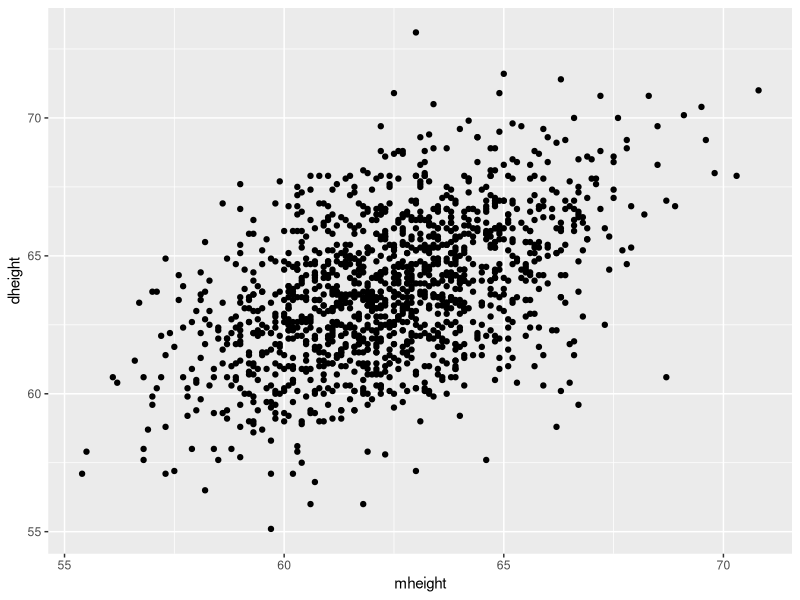
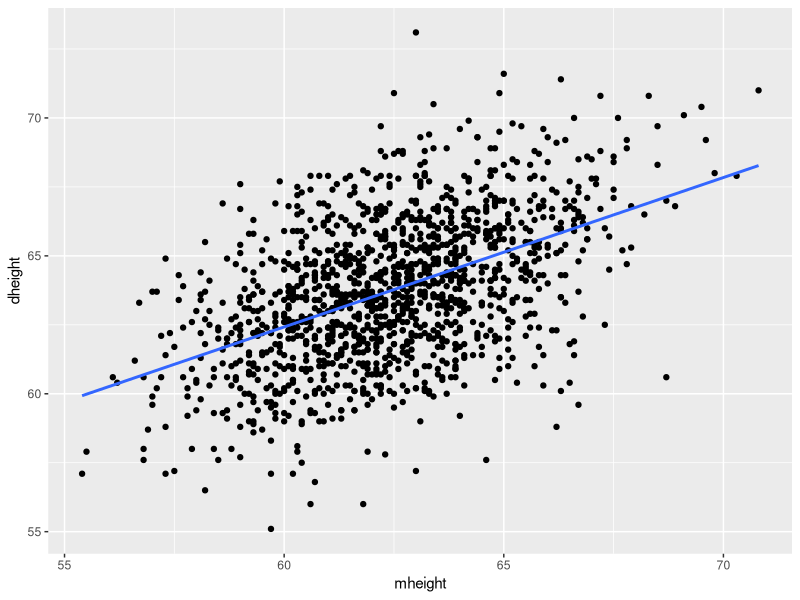
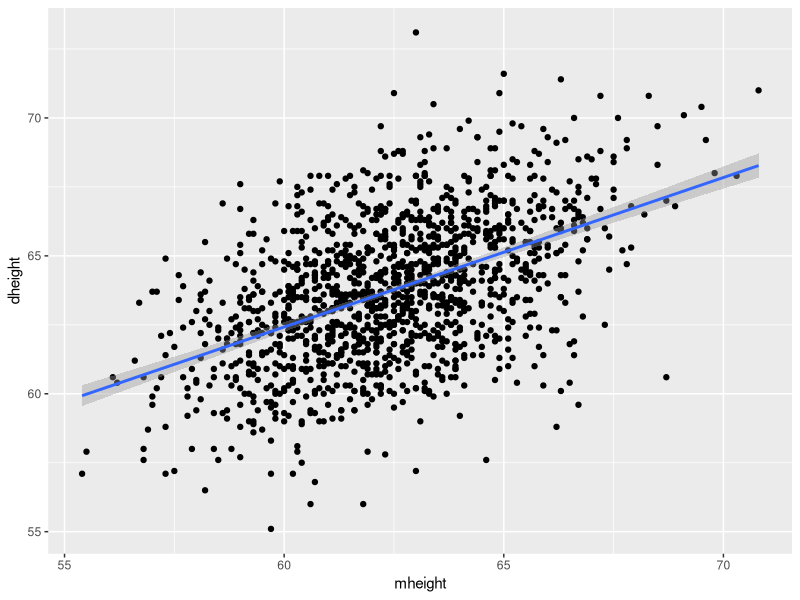
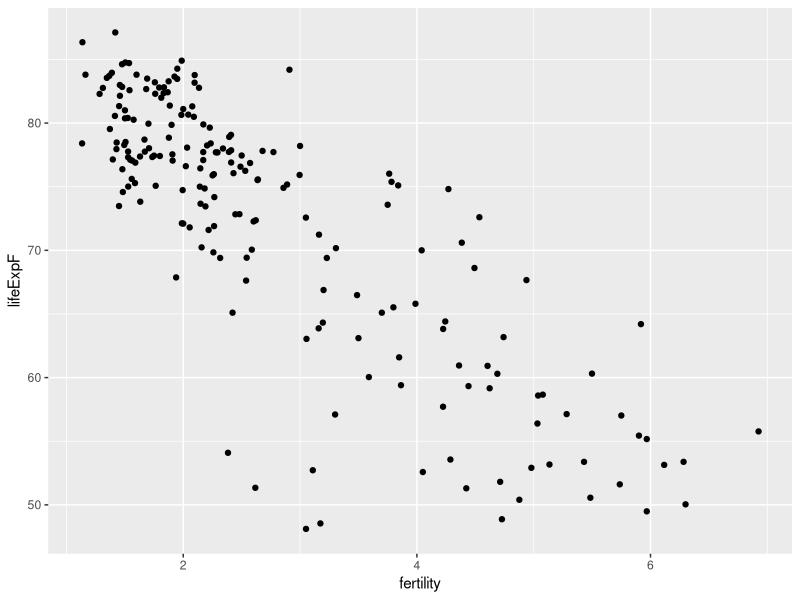
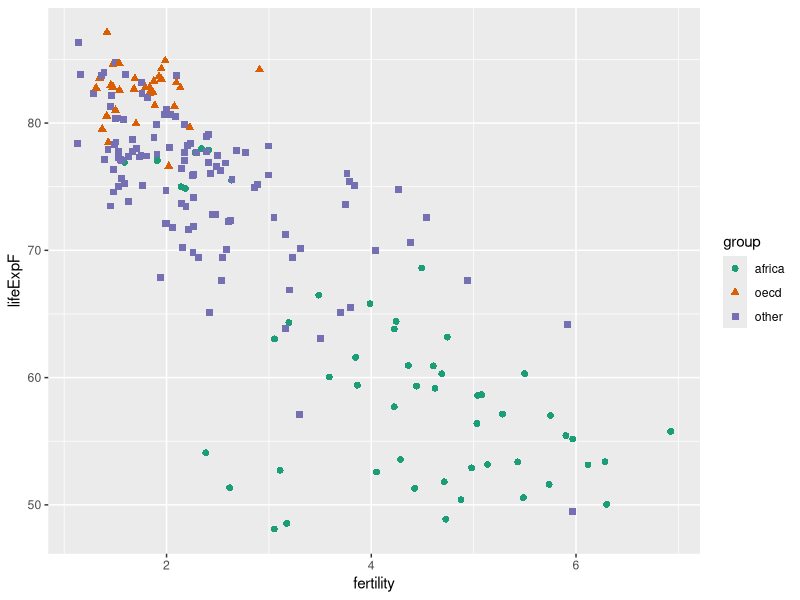
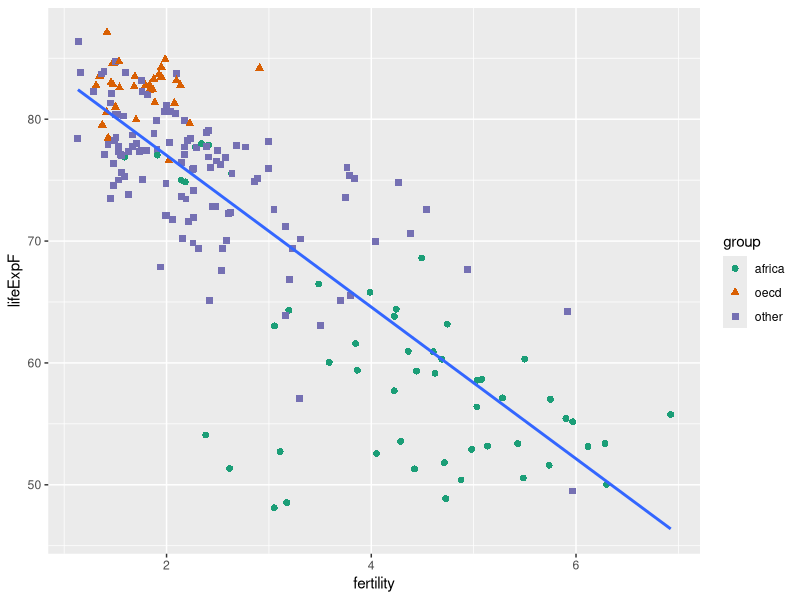

R code for these plots, in order:
library(tidyverse)

# Get the data --------------------------

heights <- read_csv("heights.csv")
UN11 <- read_csv("UN11.csv")

# Heights -------------------------------

# scatterplot of daughters' heights versus mothers' heights:
ggplot( heights, aes(x=mheight, y=dheight)) + 
  geom_point()

# add the regression line to the scatterplot (no confidence bands):
ggplot( heights, aes(x=mheight, y=dheight)) + 
  geom_point() +
  geom_smooth(method="lm", level=0)

# add the regression line to the scatterplot (with confidence bands):
ggplot( heights, aes(x=mheight, y=dheight)) + 
  geom_point() +
  geom_smooth(method="lm")

# get the regression equation (basic):
lm( dheight ~ mheight, data=heights)

# get the regression equation (more info. and diagnostics):
heights.fit <- lm( dheight ~ mheight, data=heights)
summary(heights.fit)

# compute the correlation coefficient
cor( heights$mheight, heights$dheight )

# United Nations data --------------------

# scatterplot of life expectancy versus fertility
ggplot( UN11, aes(x=fertility, y=lifeExpF)) +
  geom_point()

# scatterplot of life expectancy versus fertility, with point shapes/colors 
#   determined by group (OECD, Other, Africa)
ggplot( UN11, aes(x=fertility, y=lifeExpF)) +
  geom_point( aes(shape=group, color=group), size=2 ) +
  scale_color_brewer(palette = "Dark2")

# scatterplot of life expectancy versus fertility, with point shapes/colors 
#   determined by group (OECD, Other, Africa) and regression line
ggplot( UN11, aes(x=fertility, y=lifeExpF)) +
  geom_point( aes(shape=group, color=group), size=2 ) +
  scale_color_brewer(palette = "Dark2") +
  geom_smooth(method="lm", level=0)

# get the regression equation (basic):
lm( lifeExpF ~ fertility, data=UN11)

# get the regression equation (more info. and diagnostics):
un.fit <- lm( lifeExpF ~ fertility, data=UN11)
summary(un.fit)

# compute the correlation coefficient
cor( UN11$fertility, UN11$lifeExpF )

